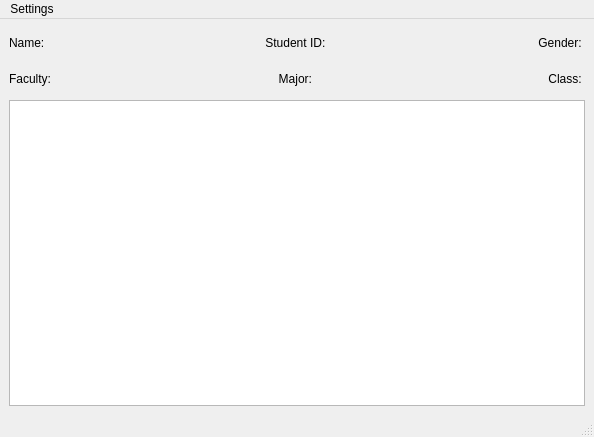
<?xml version="1.0" encoding="UTF-8"?>
<ui version="4.0">
 <class>StudentForm</class>
 <widget class="QMainWindow" name="StudentForm">
  <property name="geometry">
   <rect>
    <x>0</x>
    <y>0</y>
    <width>594</width>
    <height>437</height>
   </rect>
  </property>
  <property name="windowTitle">
   <string>Student</string>
  </property>
  <widget class="QWidget" name="centralwidget">
   <layout class="QGridLayout" name="gridLayout">
    <item row="0" column="0">
     <layout class="QHBoxLayout" name="horizontalLayout">
      <property name="spacing">
       <number>5</number>
      </property>
      <property name="sizeConstraint">
       <enum>QLayout::SetNoConstraint</enum>
      </property>
      <property name="topMargin">
       <number>8</number>
      </property>
      <property name="bottomMargin">
       <number>8</number>
      </property>
      <item>
       <widget class="QLabel" name="lblName">
        <property name="text">
         <string>Name: </string>
        </property>
       </widget>
      </item>
      <item>
       <widget class="QLabel" name="lblStudentID">
        <property name="text">
         <string>Student ID: </string>
        </property>
        <property name="alignment">
         <set>Qt::AlignCenter</set>
        </property>
       </widget>
      </item>
      <item>
       <widget class="QLabel" name="lblGender">
        <property name="text">
         <string>Gender: </string>
        </property>
        <property name="alignment">
         <set>Qt::AlignRight|Qt::AlignTrailing|Qt::AlignVCenter</set>
        </property>
       </widget>
      </item>
     </layout>
    </item>
    <item row="1" column="0">
     <layout class="QHBoxLayout" name="horizontalLayout_2">
      <property name="spacing">
       <number>5</number>
      </property>
      <property name="sizeConstraint">
       <enum>QLayout::SetNoConstraint</enum>
      </property>
      <property name="topMargin">
       <number>8</number>
      </property>
      <property name="bottomMargin">
       <number>8</number>
      </property>
      <item>
       <widget class="QLabel" name="lblFaculty">
        <property name="text">
         <string>Faculty: </string>
        </property>
       </widget>
      </item>
      <item>
       <widget class="QLabel" name="lblMajor">
        <property name="text">
         <string>Major: </string>
        </property>
        <property name="alignment">
         <set>Qt::AlignCenter</set>
        </property>
       </widget>
      </item>
      <item>
       <widget class="QLabel" name="lblClass">
        <property name="text">
         <string>Class: </string>
        </property>
        <property name="alignment">
         <set>Qt::AlignRight|Qt::AlignTrailing|Qt::AlignVCenter</set>
        </property>
       </widget>
      </item>
     </layout>
    </item>
    <item row="2" column="0">
     <widget class="QTableView" name="tableView"/>
    </item>
   </layout>
  </widget>
  <widget class="QMenuBar" name="menubar">
   <property name="geometry">
    <rect>
     <x>0</x>
     <y>0</y>
     <width>594</width>
     <height>26</height>
    </rect>
   </property>
   <widget class="QMenu" name="menu">
    <property name="title">
     <string>Settings</string>
    </property>
    <widget class="QMenu" name="menu_2">
     <property name="title">
      <string>Grade Table</string>
     </property>
     <addaction name="acLineSeries"/>
     <addaction name="acBarSeries"/>
    </widget>
    <addaction name="acQuerySingleSubject"/>
    <addaction name="menu_2"/>
    <addaction name="acExport"/>
    <addaction name="separator"/>
    <addaction name="acExit"/>
   </widget>
   <addaction name="menu"/>
  </widget>
  <widget class="QStatusBar" name="statusbar"/>
  <action name="acQuerySingleSubject">
   <property name="text">
    <string>Query Single Grade</string>
   </property>
  </action>
  <action name="acExport">
   <property name="text">
    <string>Export</string>
   </property>
  </action>
  <action name="acExit">
   <property name="text">
    <string>Logout</string>
   </property>
   <property name="toolTip">
    <string>Logout</string>
   </property>
  </action>
  <action name="acLineSeries">
   <property name="text">
    <string>Line Graph</string>
   </property>
  </action>
  <action name="acBarSeries">
   <property name="text">
    <string>Bar Graph</string>
   </property>
  </action>
 </widget>
 <resources/>
 <connections/>
</ui>
